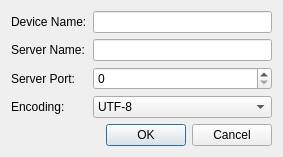
<?xml version="1.0" encoding="UTF-8"?>
<ui version="4.0">
 <class>ConfigDialog</class>
 <widget class="QDialog" name="ConfigDialog">
  <property name="geometry">
   <rect>
    <x>0</x>
    <y>0</y>
    <width>283</width>
    <height>150</height>
   </rect>
  </property>
  <property name="windowTitle">
   <string>Settings</string>
  </property>
  <layout class="QVBoxLayout" name="verticalLayout">
   <item>
    <layout class="QGridLayout" name="gridLayout">
     <item row="1" column="0">
      <widget class="QLabel" name="labelDeviceName">
       <property name="text">
        <string>Device Name:</string>
       </property>
      </widget>
     </item>
     <item row="2" column="0">
      <widget class="QLabel" name="labelServerName">
       <property name="text">
        <string>Server Name:</string>
       </property>
      </widget>
     </item>
     <item row="5" column="1">
      <spacer name="verticalSpacer">
       <property name="orientation">
        <enum>Qt::Vertical</enum>
       </property>
       <property name="sizeHint" stdset="0">
        <size>
         <width>20</width>
         <height>40</height>
        </size>
       </property>
      </spacer>
     </item>
     <item row="3" column="1">
      <widget class="QSpinBox" name="spinServerPort">
       <property name="maximum">
        <number>65535</number>
       </property>
      </widget>
     </item>
     <item row="3" column="0">
      <widget class="QLabel" name="labelServerPort">
       <property name="text">
        <string>Server Port:</string>
       </property>
      </widget>
     </item>
     <item row="2" column="1">
      <widget class="QLineEdit" name="editServerName"/>
     </item>
     <item row="1" column="1">
      <widget class="QLineEdit" name="editDeviceName"/>
     </item>
     <item row="4" column="0">
      <widget class="QLabel" name="labelEncoding">
       <property name="text">
        <string>Encoding:</string>
       </property>
      </widget>
     </item>
     <item row="4" column="1">
      <widget class="QComboBox" name="comboEncoding">
       <item>
        <property name="text">
         <string>UTF-8</string>
        </property>
       </item>
       <item>
        <property name="text">
         <string>Latin1</string>
        </property>
       </item>
      </widget>
     </item>
    </layout>
   </item>
   <item>
    <widget class="QDialogButtonBox" name="buttonBox">
     <property name="orientation">
      <enum>Qt::Horizontal</enum>
     </property>
     <property name="standardButtons">
      <set>QDialogButtonBox::Cancel|QDialogButtonBox::Ok</set>
     </property>
    </widget>
   </item>
  </layout>
 </widget>
 <tabstops>
  <tabstop>editDeviceName</tabstop>
  <tabstop>editServerName</tabstop>
  <tabstop>spinServerPort</tabstop>
  <tabstop>comboEncoding</tabstop>
  <tabstop>buttonBox</tabstop>
 </tabstops>
 <resources/>
 <connections>
  <connection>
   <sender>buttonBox</sender>
   <signal>accepted()</signal>
   <receiver>ConfigDialog</receiver>
   <slot>accept()</slot>
   <hints>
    <hint type="sourcelabel">
     <x>248</x>
     <y>254</y>
    </hint>
    <hint type="destinationlabel">
     <x>157</x>
     <y>274</y>
    </hint>
   </hints>
  </connection>
  <connection>
   <sender>buttonBox</sender>
   <signal>rejected()</signal>
   <receiver>ConfigDialog</receiver>
   <slot>reject()</slot>
   <hints>
    <hint type="sourcelabel">
     <x>316</x>
     <y>260</y>
    </hint>
    <hint type="destinationlabel">
     <x>286</x>
     <y>274</y>
    </hint>
   </hints>
  </connection>
 </connections>
</ui>
